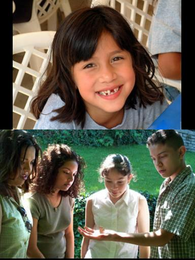
%> input picture images/train-ab-high.bmp, 195 x 260 px, shrunk from 384 x 512 before the run, given in place of VOC2012_00001.jpg, which was not available
$ octave example.m   (GNU Octave 9; MATLAB toolbox functions it lacks are replaced by stand-ins)
%> lines starting %> are read from the running program, lines starting %| are printed output that depends on the picture; pictures that were not available may be replaced by others from this repository, and a replacement may not be noted
%> further down, RGB_YS is the input picture: size 260x195x3 uint8; mean R, G, B 99.9, 94.9, 79.7
### source/averaging4.m
function B = averaging4(A);
%average a RGB image A into B
% A: m by n by 3
% B: m by n by 3

[m,n,x] = size(A);
%> m = 260; n = 195; x = 3
if mod(m,4)~=0
   m=m-mod(m,4);
end
if mod(n,4)~=0
   n=n-mod(n,4);
%> n = 192
end

A = double(A);
B = zeros(m,n,3);
for i=1:4:m
    for j=1:4:n
        temp = round((sum(A(i,j:j+3,:))+sum(A(i+1,j:j+3,:))+sum(A(i+2,j:j+3,:))+sum(A(i+3,j:j+3,:)))/16);
        for x=0:3
            B(i,j+x,:) = temp;
            B(i+1,j+x,:) = temp;
            B(i+2,j+x,:) = temp;
            B(i+3,j+x,:) = temp;
        end
    end
end
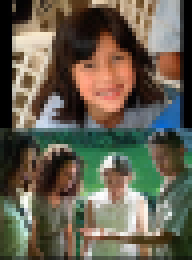
%> B: size 260x192x3 double; mean R, G, B 101.1, 95.7, 80.4
B = uint8(B);
%> B: size 260x192x3 uint8

### source/downsize.m
function B = downsize(A,ratio);
%> called with ratio = 4
%downsize a RGB image A into B
% A: m by n by ratio
% B: m/ratio by n/ratio by ratio

[m,n,x] = size(A);
newm = floor(m/ratio);
%> newm = 65
newn = floor(n/ratio);
%> newn = 48

B = zeros(newm,newn,3);
for i=1:newm
    for j=1:newn
        B(i,j,:) = A(ratio*i-1,ratio*j-1,:);
    end
end
%> B: size 65x48x3 double
B = uint8(B);
%> B: size 65x48x3 uint8


### source/overlapcut.m
function [B,row,col] = overlapcut(A,s,overlap);

% cut image A into small overlapping patches
% A :       m by n matrix representing the Y component of YIQ
% s    :    size of the small patches
% overlap : overlapping number of pixels in each dimension
% B:        size by size by (row*col) array representing the generated pathes

[m,n] = size(A);

step = s-overlap;
row = floor((m-s+step)/step);
col = floor((n-s+step)/step);

for i=1:row
    for j=1:col
        index = (i-1)*col + j;
        B(:,:,index) = A((i-1)*step+1:(i-1)*step+s,(j-1)*step+1:(j-1)*step+s);
    end
end

### source/findgradient.m
function f = findgradient(A,B,row,col);
% construct the feature vecor for some image
% A : s by s by n matrix, representing patches of Y component of some image
% B : ii by jj matrix of Y component of image
% row:  # of rows of patches
% col:  # of cols of patches
% f : feature vectors

[s,s,n] = size(A);  %n is # of patches
[ii,jj] = size(B);

if (row*col~=n)
    fprintf('input parameter error!');
    return;
end

grad = zeros(ii,jj,4);
for i=1:ii %for each pixel in B matrix
    for j=1:jj
        if (i+1<=ii) & (i-1>=1)
            grad(i,j,1) = B(i+1,j)-B(i-1,j);
        end
        if (j+1<=jj) & (j-1>=1)
            grad(i,j,2) = B(i,j+1)-B(i,j-1);
        end
        if (i+2<=ii) & (i-2>=1)
            grad(i,j,3) = B(i+2,j)-2*B(i,j)+B(i-2,j);
        end
        if (j+2<=jj) & (j-2>=1)
            grad(i,j,4) = B(i,j+2)-2*B(i,j)+B(i,j-2);
        end
    end
end
for p=1:n
    i = ceil(p/col);        % left top position of p-th patch
    j = mod(p-1,col)+1;     % in grad matrix is (i,j)
    add = 0;
    for si=0:s-1
        for sj=0:s-1
            for num=1:size(grad,3)
                add = add+1;
                f(add,p) = grad(i+si,j+sj,num);
            end
        end
    end
end

### source/findfeature.m
function f = findfeature(A,B,row,col,flag);
% construct the feature vecor for some image
% A : s by s by n matrix, representing patches of Y component of some image
% B : ii by jj matrix of Y component of image
% row:  # of rows of patches
% col:  # of cols of patches
% f : feature vectors

[s,s,n] = size(A);  %n is # of patches
[ii,jj] = size(B);

if (row*col~=n)
    fprintf('input parameter error!');
    return;
end

f = zeros(s*s,n);
for i=1:n
    temp = A(:,:,i);
    vector = reshape(temp',s*s,1);
     vector = vector - mean(vector);
    f(1:s*s,i) = vector;  %all piexl values (-mean) in the patches
end

if flag == 1
    grad = zeros(ii,jj,4);
    for i=1:ii %for each piexl in B matrix
        for j=1:jj
            if (i+1<=ii) & (i-1>=1)
                grad(i,j,1) = B(i+1,j)-B(i-1,j);
            end
            if (j+1<=jj) & (j-1>=1)
                grad(i,j,2) = B(i,j+1)-B(i,j-1);
            end
            if (i+2<=ii) & (i-2>=1)
                grad(i,j,3) = B(i+2,j)-2*B(i,j)+B(i-2,j);
            end
            if (j+2<=jj) & (j-2>=1)
                grad(i,j,4) = B(i,j+2)-2*B(i,j)+B(i,j-2);
            end
        end
    end
    for p=1:n
        i = ceil(p/col);        % left top position of pth patch
        j = mod(p-1,col)+1;     % in grad matrix is (i,j)
        add = s*s;
        for si=0:s-1
            for sj=0:s-1
                for num=1:size(grad,3)
                    add = add+1;
                    f(add,p) = grad(i+si,j+sj,num);
                end
            end
        end
    end
end

### source/example.m
% Single-image super-resolution, an example with head images
% Notations:
%    XS: low-resolution source(training)
%    YS: high-resolution source(training)
%    XT: low-resolution target(input)
%    YT: high-resolution target
%    ET: estimate high-resolution target
%


close all;
clear all;
for i = 1:20
    %%% ------ training set high-resolution and low-resolution images -------
   %RGB_YS = imread('.\pic\head-high.bmp','bmp');
   if i<10
    RGB_YS = imread(strcat('.\pic\VOC2012_0000',int2str(i),'.jpg'));
   else
       RGB_YS = imread(strcat('.\pic\VOC2012_000',int2str(i),'.jpg'));
   end
    RGB_XS = averaging4(RGB_YS);
    RGB_XS = downsize(RGB_XS,4);
    %%% ------ Y component in YIQ format -----------
    YIQ = rgb2ntsc(RGB_XS);XS = YIQ(:,:,1);
%> after `YIQ = rgb2ntsc(RGB_XS)`: YIQ: size 65x48x3 double; mean of channels 1, 2, 3 0.375, 0.0319, -0.0143
%> after `XS = YIQ(:,:,1)`:
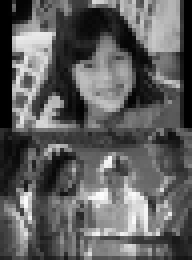
%> XS: size 65x48 double (shown 4 times larger); min 0, max 0.996, mean 0.375
    YIQ = rgb2ntsc(RGB_YS);YS = YIQ(:,:,1);
%> after `YIQ = rgb2ntsc(RGB_YS)`: YIQ: size 260x195x3 double; mean of channels 1, 2, 3 0.371, 0.0309, -0.0145
%> after `YS = YIQ(:,:,1)`:
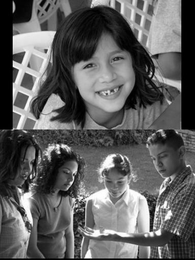
%> YS: size 260x195 double; min 0, max 1, mean 0.371
    %%% ------ create image patches ------
    [XSp,XSrow,XScol] = overlapcut(XS, 3, 2);
%> XSrow = 63; XScol = 46
    [YSp,YSrow,YScol] = overlapcut(YS, 12, 8);
%> YSrow = 63; YScol = 46
    %%% ----- gradient features -------
    XSv2 = findgradient(XSp,XS,XSrow,XScol);
%> after the loop in findgradient, `for i=1:ii`: grad: size 65x48x4 double; mean of channels 1, 2, 3, 3 -0.00232, 0.0019, -0.000155, -0.0117
%> the loop in findgradient, `for p=1:n` made 2898 passes
%> (i, j) on passes 1 to 3: (1, 1), (1, 2), (1, 3)
    YSv2 = findfeature(YSp,YS,YSrow,YScol,0);
%> after the loop in findfeature, `for i=1:n`:
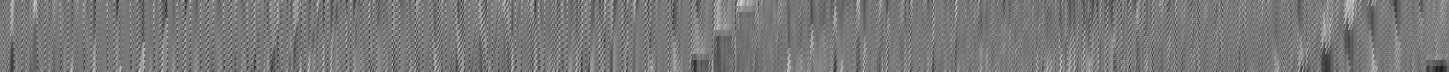
%> f: size 144x2898 double (shown at 1/2 size); min -0.762, max 0.848, mean -2.69e-18; drawn with min black and max white
    if i==1
        XSv = XSv2;
        YSv = YSv2;
    else
        XSv(:,size(XSv,2)+1:size(XSv,2)+size(XSv2,2)) = XSv2;
        YSv(:,size(YSv,2)+1:size(YSv,2)+size(YSv2,2)) = YSv2;
    end
end
%> pass 2 of the loop `for i = 1:20`:
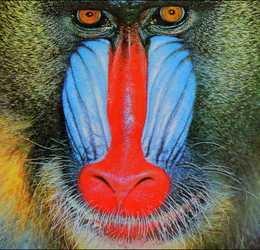
%> input picture images/4_HR_Set14_001.png, 260 x 250 px, shrunk from 500 x 480 before the run, given in place of VOC2012_00002.jpg, which was not available
%> RGB_YS is the input picture: size 250x260x3 uint8; mean R, G, B 113.1, 100.4, 88.7
%> A: size 250x260x3 double
%> XS: size 62x65 double
%> `YS = YIQ(:,:,1)`:
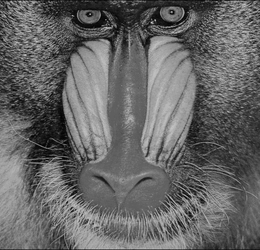
%> YS: size 250x260 double; min 0, max 0.845, mean 0.403
%> XSrow = 60; XScol = 63
%> YSrow = 60; YScol = 63
%> after the loop in findfeature (call 2), `for i=1:n`:
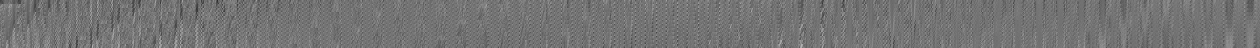
%> f: size 144x3780 double (shown at 1/3 size); min -0.553, max 0.659, mean -3.78e-18; drawn with min black and max white
%> (the run ends here)
